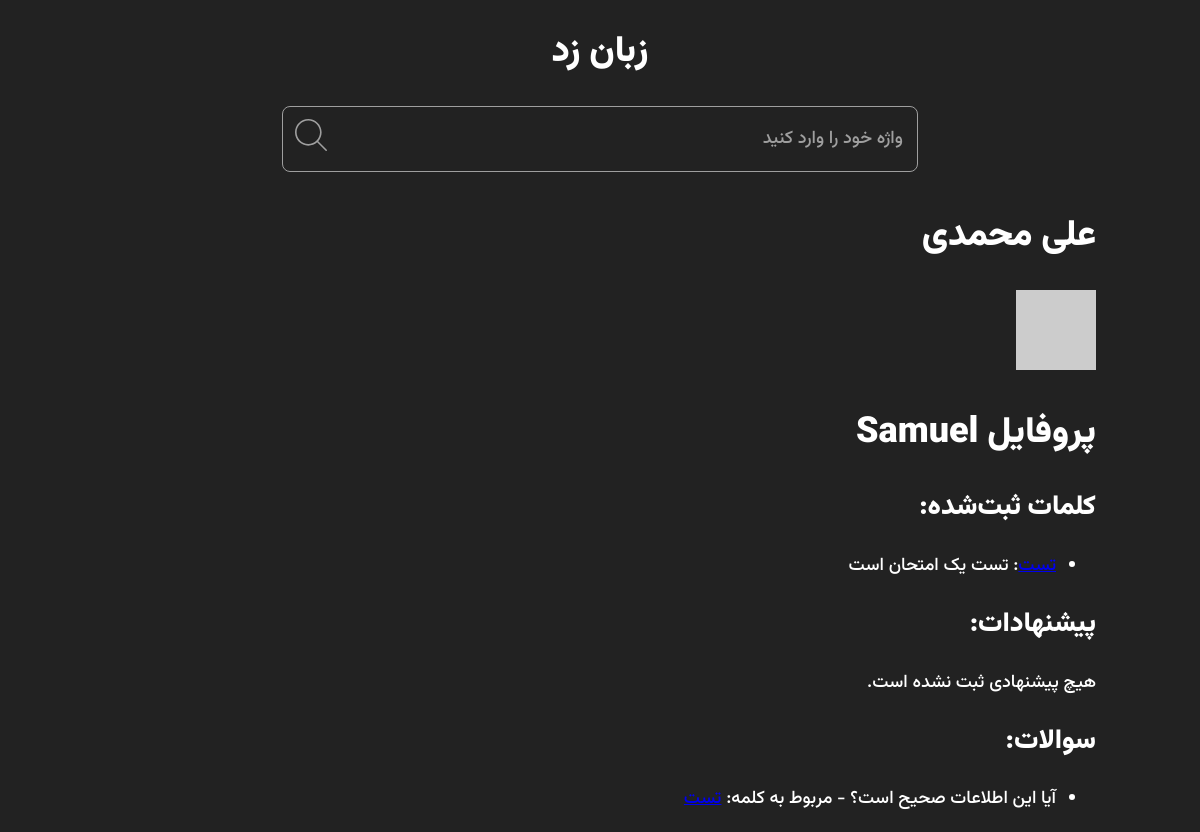
Page /profile/user/Samuel/ on the committed database.
### Authentication/models.py (models this page shows, shortened)
class User(AbstractUser):
    email = models.EmailField(unique=True, validators=[validate_email_domain])
    bio = models.TextField(blank=True , max_length=100)
    hits = models.ManyToManyField(IPAddress, related_name="hits", blank=True, editable=False)
    score = models.IntegerField(default=0, editable=False)
    is_banned = models.BooleanField(default=False, editable=False)
    class Meta:
        verbose_name = "حساب"
        verbose_name_plural = "حساب ها"

### Word/models.py (models this page shows, shortened)
class Words(models.Model):
    STATUS_CHOICES = [
        ('d', 'پیش نویس'),
        ('p', 'منتشر شده'),
        ('r', 'رد شده'),  # اضافه کردن وضعیت رد شده
    ]
    user = models.ForeignKey(User, on_delete=models.CASCADE, null=True, blank=True)
    word = models.CharField(max_length=50, verbose_name="کلمه")
    slug = models.SlugField(max_length=50, unique=True, editable=False)  # Slug فقط در ایجاد ساخته شود
    meaning = models.TextField()
    example = models.TextField()
    status = models.CharField(max_length=10, choices=STATUS_CHOICES, default='d')
    class Meta:
        verbose_name = 'کلمه'
        verbose_name_plural = 'کلمه‌ها'

class Ask(models.Model):
    ask_to = models.ForeignKey(Words, on_delete=models.CASCADE, null=True, blank=True)
    user = models.ForeignKey(User, on_delete=models.CASCADE, null=True, blank=True)  # اینجا تغییر کرد
    question = models.TextField()
    class Meta:
        verbose_name = 'سوال'
        verbose_name_plural = 'سوالات'

### Authentication/views.py (the view)
# urls.py: path("user/<str:username>/",view=UserProfile,name="UserProfile"),
def UserProfile(request, username):
    user = get_object_or_404(User, username=username)
    ip_address = request.user.ip_address
    if ip_address not in user.hits.all():
        user.hits.add(ip_address)
    words = Words.objects.filter(user=user)
    suggestions = Suggestion.objects.filter(user=user)
    questions = Ask.objects.filter(user=user)
    return render(request, 'registration/profile.html', context={
        'site_name': settings.SITE_NAME,
        'avatar': get_gravatar_url(user.email),
        'user': user,
        'words': words,
        'suggestions': suggestions,
        'questions': questions,
    })

### Authentication/utils.py (called while the page is built)
def get_gravatar_url(email, size=100):
    email_hash = hashlib.md5(email.strip().lower().encode()).hexdigest()
    return f"https://www.gravatar.com/avatar/{email_hash}?s={size}&d=identicon"

### Home/Middleware.py (called while the page is built)
    def __call__(self, request):
        x_forwarded_for = request.META.get('HTTP_X_FORWARDED_FOR')
        if x_forwarded_for:
            ip = x_forwarded_for.split(',')[0]
        else:
            ip = request.META.get('REMOTE_ADDR')
        ip_address, created = IPAddress.objects.update_or_create(
            ipAddr=ip,
            defaults={"last_seen": now()}  # به‌روزرسانی زمان آخرین بازدید
        )
        request.user.ip_address = ip_address  # اتصال IP به کاربر
        response = self.get_response(request)
        return response

### Templates/registration/profile.html
{% extends "../Base/Base.html" %}
{% load static %}
{% block main %}
<h1>{{ user.get_full_name }}</h1>
<img src="{{ avatar|default:'/static/images/default-avatar.jpg' }}" alt="Author Photo">
<h1>پروفایل {{ user.username }}</h1>
<h2>کلمات ثبت‌شده:</h2>
{% if words %}
    <ul>
        {% for word in words %}
            <li><a href="{% url 'Word:word_detail' word.slug %}">{{ word.word }}</a>: {{ word.meaning }}</li>
        {% endfor %}
    </ul>
{% else %}
    <p>هیچ کلمه‌ای ثبت نشده است.</p>
{% endif %}
<h2>پیشنهادات:</h2>
{% if suggestions %}
    <ul>
        {% for suggestion in suggestions %}
            {% if suggestion.status != "d" %}
                <li>
                    <strong>{{ suggestion.text }}</strong>
                    <a href="{% url 'Word:word_detail' suggestion.suggested_to.slug %}">مشاهده کلمه: {{ suggestion.suggested_to.word }}</a> |
                    <a href="{% url 'Word:word_detail' suggestion.suggested_to.slug %}">مشاهده پیشنهاد</a>
                </li>
            {% endif %}
        {% endfor %}
    </ul>
{% else %}
    <p>هیچ پیشنهادی ثبت نشده است.</p>
{% endif %}
<h2>سوالات:</h2>
{% if questions %}
    <ul>
        {% for question in questions %}
            <li>
                {{ question.question }}
                - مربوط به کلمه: <a href="{% url 'Word:word_detail' question.ask_to.slug %}">{{ question.ask_to.word }}</a>
            </li>
        {% endfor %}
    </ul>
{% else %}
    <p>هیچ سوالی ثبت نشده است.</p>
{% endif %}
{% endblock main %}

### Static/app.css (style rules this page uses)
:root { --dark: #222; --gray: #9f9f9f; --white: #fff; --app-fill-clr: var(--white); --app-bg-clr: var(--dark); --font-family: 'Vazirmatn', Helvetica Neue Arabic-Arabic, system-ui, -apple-system, BlinkMacSystemFont, "Segoe UI", Roboto, Arial, "Noto Sans", sans-serif, "Apple Color Emoji", "Segoe UI Emoji", "Segoe UI Symbol", "Noto Color Emoji"; }
html { line-height: 1.15; -webkit-text-size-adjust: 100%; }
body { margin: 0; }
h1 { font-size: 2em; margin: 0.67em 0; }
a { background-color: transparent; }
img { border-style: none; }
*, *::before, *::after { -webkit-tap-highlight-color: transparent; scroll-behavior: smooth; box-sizing: border-box; }
body { margin: 0; color: var(--app-fill-clr); font-weight: 500; font-size: 1.125rem; line-height: 1.6; font-family: var(--font-family); text-wrap: balance; background-color: var(--app-bg-clr); }

### rows in the picture
User: get_full_name "علی محمدی", username "Samuel"
Words: meaning "تست یک امتحان است"
Ask: question "آیا این اطلاعات صحیح است؟"
